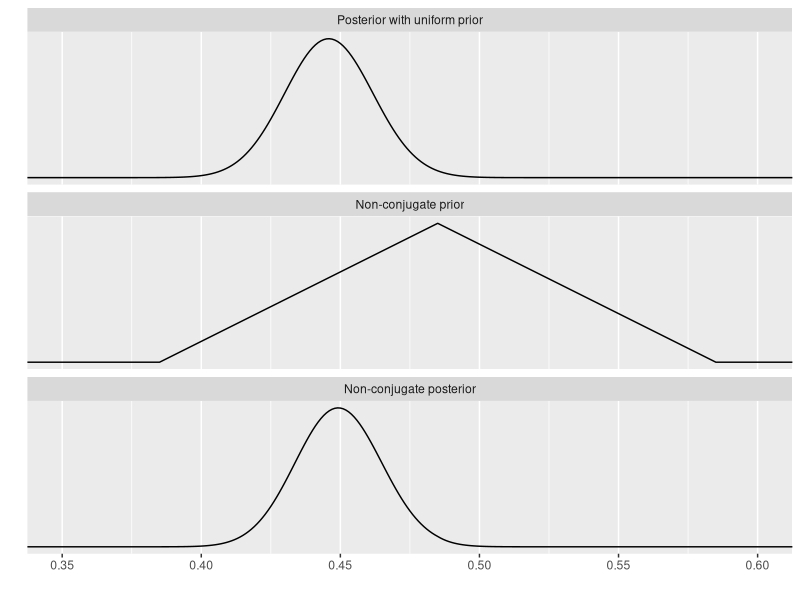
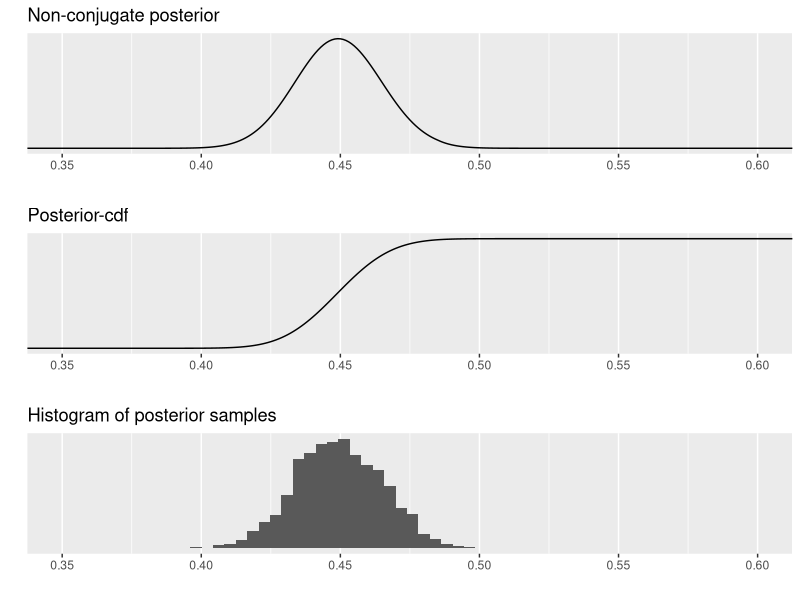

R code for these plots, in order:
# Bayesian data analysis
# Aki Vehtari <Aki.Vehtari@aalto.fi>
# Markus Paasiniemi <Markus.Paasiniemi@aalto.fi>

# Calculate the posterior distribution on a discrete grid of points by
# multiplying the likelihood and a non-conjugate prior at each point,
# and normalizing over the points. Simulate samples from the resulting
# non-standard posterior distribution using inverse cdf using the
# discrete grid.

# ggplot2 is used for plotting, gridExtra for showing multiple
# plots side by side and tidyr for manipulating data frames
if(!require(ggplot2)) install.packages('ggplot2'); require(ggplot2)
if(!require(gridExtra)) install.packages('gridExtra'); require(gridExtra)
if(!require(tidyr)) install.packages('tidyr'); require(tidyr)

# Posterior with uniform prior (Beta(1,1))
# data (437,543)
a <- 437
b <- 543
df1 <- data.frame(x = seq(0.1, 1, 0.001))
df1 <- within(df1, con <- dbeta(x, a, b))

# Compute the density of non-conjugate prior in discrete points, i.e. in a grid
# this non-conjugate prior is the same as in figure 2.4 in the book
pp <- rep(1, length(df1$x))
pi <- sapply(c(0.385, 0.485, 0.585), function(pi) which(df1$x == pi))
pm <- 11
pp[pi[1]:pi[2]] <- seq(1, pm, length.out = length(pi[1]:pi[2]))
pp[pi[3]:pi[2]] <- seq(1, pm, length.out = length(pi[3]:pi[2]))
df1$nc_p <- pp / sum(pp)

# compute the un-normalized non-conjugate posterior in a grid
po <- dbeta(df1$x, a, b) * pp

# normalize the posterior
df1$nc_po <- po / sum(po)

# gather the data frame into key-value pairs
# and change variable names for plotting
df2 <- gather(df1, grp, p, -x) %>%
 within(grp <- factor(grp, labels = c('Posterior with uniform prior',
                                      'Non-conjugate prior',
                                      'Non-conjugate posterior')))

# plot posterior with uniform prior, non-conjugate
# prior and the corresponding non-conjugate posterior
ggplot(data = df2) +
  geom_line(aes(x, p)) +
  facet_wrap(~grp, ncol = 1, scales = 'free_y') +
  coord_cartesian(xlim = c(0.35,0.6)) +
  scale_y_continuous(breaks=NULL) +
  labs(x = '', y = '')

# next demonstrate inverse cdf sampling

# compute the cumulative density in a grid
pc <- cumsum(df1$nc_po)
qc <- c(0,pc)

# runif(k) returns k uniform random numbers from interval [0,1]
# set.seed(seed) is used to set seed foor the randon number generator
set.seed(2601)
r <- runif(10000)

# sapply(r0,fun) applies function fun to each element of r0, in this case
# the inverse cdf. ie. elements of s are now draws from the distribution
s <- sapply(r, function(r0) df1$x[sum(qc < r0)])

# create three plots: p1 is the posterior, p2 is the cdf of the posterior
# and p3 is the histogram of posterior samples (drawn using inv. cdf)
p1 <- ggplot(data = df1) +
  geom_line(aes(x, nc_po)) +
  coord_cartesian(xlim = c(0.35, 0.6)) +
  labs(title = 'Non-conjugate posterior', x = '', y = '') +
  scale_y_continuous(breaks = NULL)

p2 <- ggplot(data = df1) +
  geom_line(aes(x, pc)) +
  coord_cartesian(xlim = c(0.35, 0.6)) +
  labs(title = 'Posterior-cdf', x = '', y = '') +
  scale_y_continuous(breaks = NULL)

p3 <- ggplot() +
  geom_histogram(aes(s), bins = 30) +
  coord_cartesian(xlim = c(0.35, 0.6)) +
  labs(title = 'Histogram of posterior samples', x = '', y = '') +
  scale_y_continuous(breaks = NULL)

# combine the plots
grid.arrange(p1, p2, p3)

